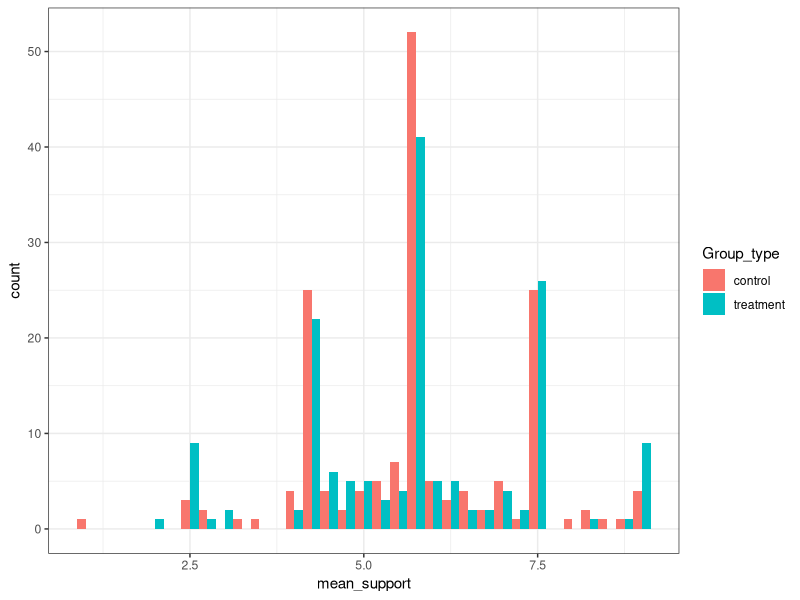
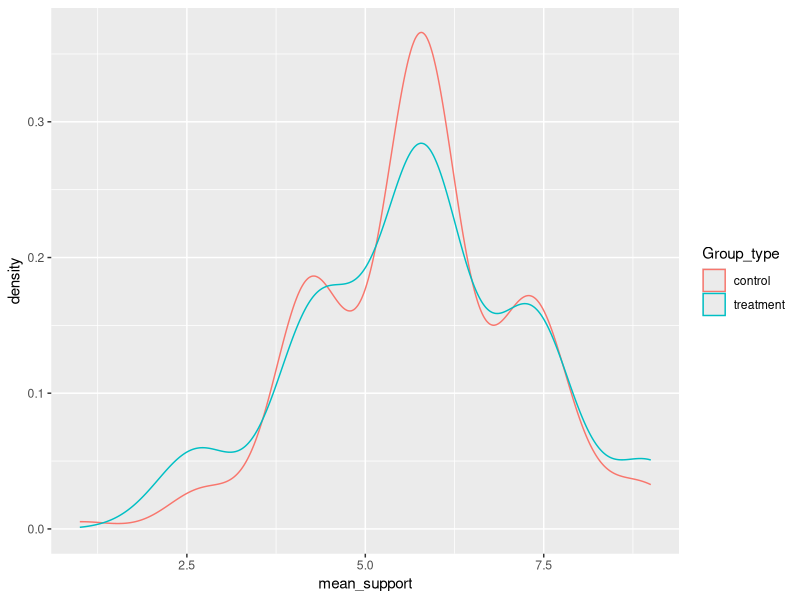
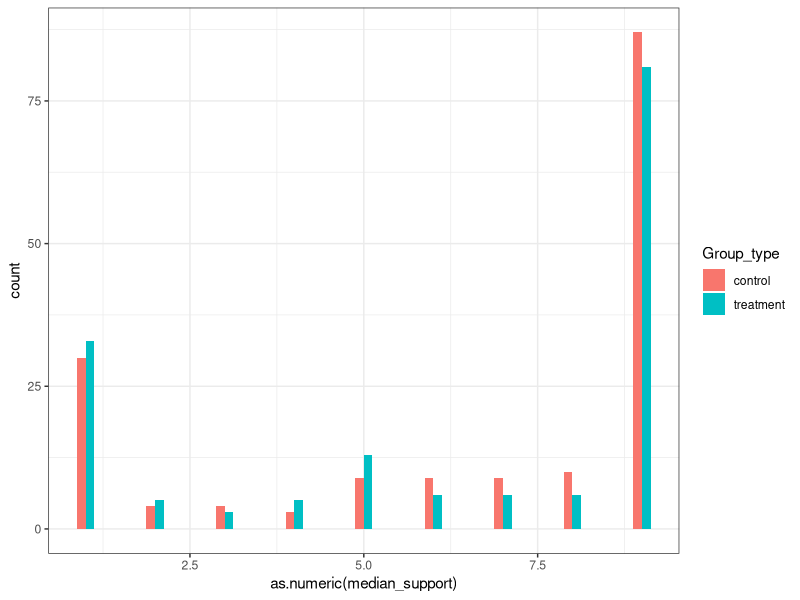

Recreate these plots in R, in order. (Note: this script raises an error after producing the figures.)
### Graphs for Paper 2

#Loading packages
library(readxl) 
library("dplyr")
library("ggpubr")
library(MASS)
library(ggplot2)

#Data loading
Paper_2_sample_data<-read_excel("Paper_2_sample_data.xlsx")

#Creating mean and median variables of interest
Paper_2_sample_data$mean_support<-(as.numeric(Paper_2_sample_data$Agreement1)+as.numeric(Paper_2_sample_data$Agreement2)+
                           as.numeric(Paper_2_sample_data$Agreement3)+as.numeric(Paper_2_sample_data$Agreement4)+
                           as.numeric(Paper_2_sample_data$Agreement5))/5

Paper_2_sample_data$median_support <- apply(Paper_2_sample_data[,2:6], 1, median)

Paper_2_sample_data$median_support<-as.numeric(Paper_2_sample_data$median_support)



#1. mean_support (barplot)
ggplot(Paper_2_sample_data,aes(x=mean_support,group=Group_type,fill=Group_type))+
geom_histogram(position="dodge",binwidth=0.25)+theme_bw()

#2. mean_support (density)
ggplot(Paper_2_sample_data, aes(x=mean_support, colour=Group_type)) + geom_density()

#3. median_support (barplot)
ggplot(Paper_2_sample_data,aes(x=as.numeric(median_support),group=Group_type,fill=Group_type))+
  geom_histogram(position="dodge",binwidth=0.25)+theme_bw()

#4. median_support (density)
ggplot(Paper_2_sample_datac, aes(x=as.numeric(median_support), colour=Group_type)) + geom_density()




